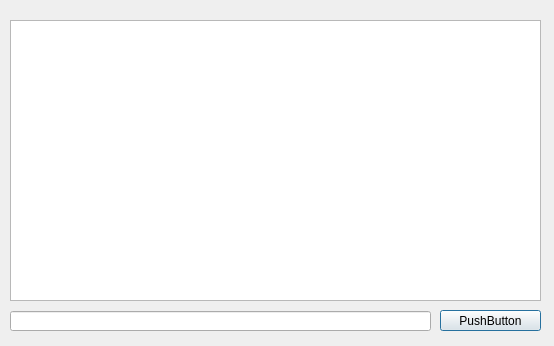
<?xml version="1.0" encoding="UTF-8"?>
<ui version="4.0">
 <class>Dialog</class>
 <widget class="QDialog" name="Dialog">
  <property name="geometry">
   <rect>
    <x>0</x>
    <y>0</y>
    <width>554</width>
    <height>346</height>
   </rect>
  </property>
  <property name="windowTitle">
   <string>Dialog</string>
  </property>
  <widget class="QListWidget" name="listLinks">
   <property name="geometry">
    <rect>
     <x>10</x>
     <y>20</y>
     <width>531</width>
     <height>281</height>
    </rect>
   </property>
  </widget>
  <widget class="QLineEdit" name="uhNewLink">
   <property name="geometry">
    <rect>
     <x>10</x>
     <y>311</y>
     <width>421</width>
     <height>20</height>
    </rect>
   </property>
  </widget>
  <widget class="QPushButton" name="pushNewLink">
   <property name="geometry">
    <rect>
     <x>440</x>
     <y>310</y>
     <width>101</width>
     <height>21</height>
    </rect>
   </property>
   <property name="text">
    <string>PushButton</string>
   </property>
  </widget>
 </widget>
 <resources/>
 <connections/>
</ui>
